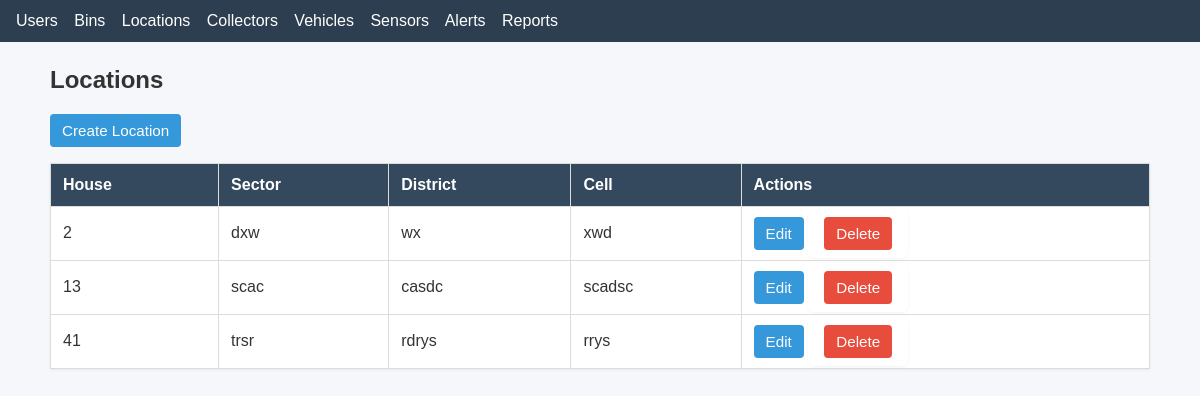
The page /locations/ on the database as committed earlier.
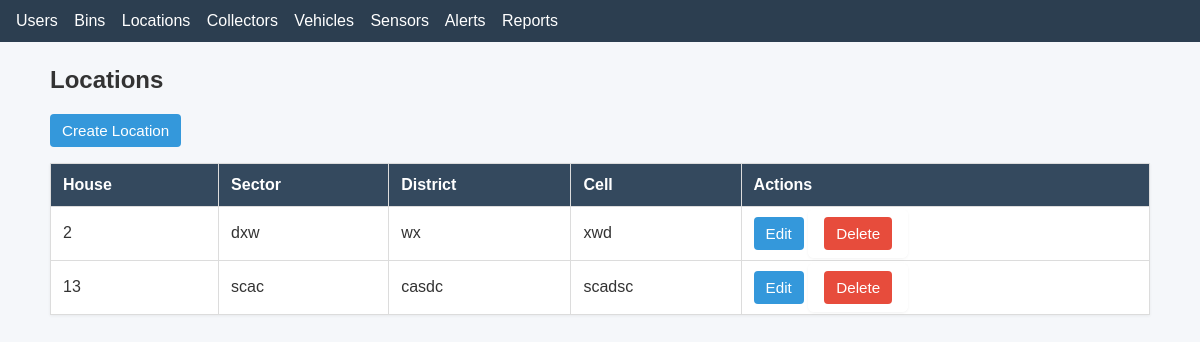
The same page on the database as committed later.
### stwms/models.py (models this page shows)
class Location(models.Model):
    house= models.CharField(max_length=10, primary_key=True)
    sector = models.CharField(max_length=20)
    district = models.CharField(max_length=20)
    cell = models.CharField(max_length=20)

### stwms/views.py (the view)
# urls.py: path('locations/', views.location_list, name='location_list'),
def location_list(request):
    locations = Location.objects.all()
    return render(request, "location/location_list.html", {"locations": locations})

### stwms/templates/location/location_list.html
{% extends "base.html" %}
{% block content %}
<h2>Locations</h2>
<p><a class="btn" href="{% url 'stwms:location_create' %}">Create Location</a></p>
<table>
    <thead>
        <tr><th>House</th><th>Sector</th><th>District</th><th>Cell</th><th>Actions</th></tr>
    </thead>
    <tbody>
    {% for location in locations %}
        <tr>
            <td>{{ location.house }}</td>
            <td>{{ location.sector }}</td>
            <td>{{ location.district }}</td>
            <td>{{ location.cell }}</td>
            <td>
                <a class="btn" href="{% url 'stwms:location_update' location.house %}">Edit</a>
                <form style="display:inline" method="post" action="{% url 'stwms:location_delete' location.house %}">{% csrf_token %}
                    <button class="btn btn-danger" type="submit">Delete</button>
                </form>
            </td>
        </tr>
    {% empty %}
        <tr><td colspan="5">No locations yet.</td></tr>
    {% endfor %}
    </tbody>
</table>
{% endblock %}

Rows that differ between the two databases and show on the page:
removed Location: house "41", sector "trsr", district "rdrys", cell "rrys"
